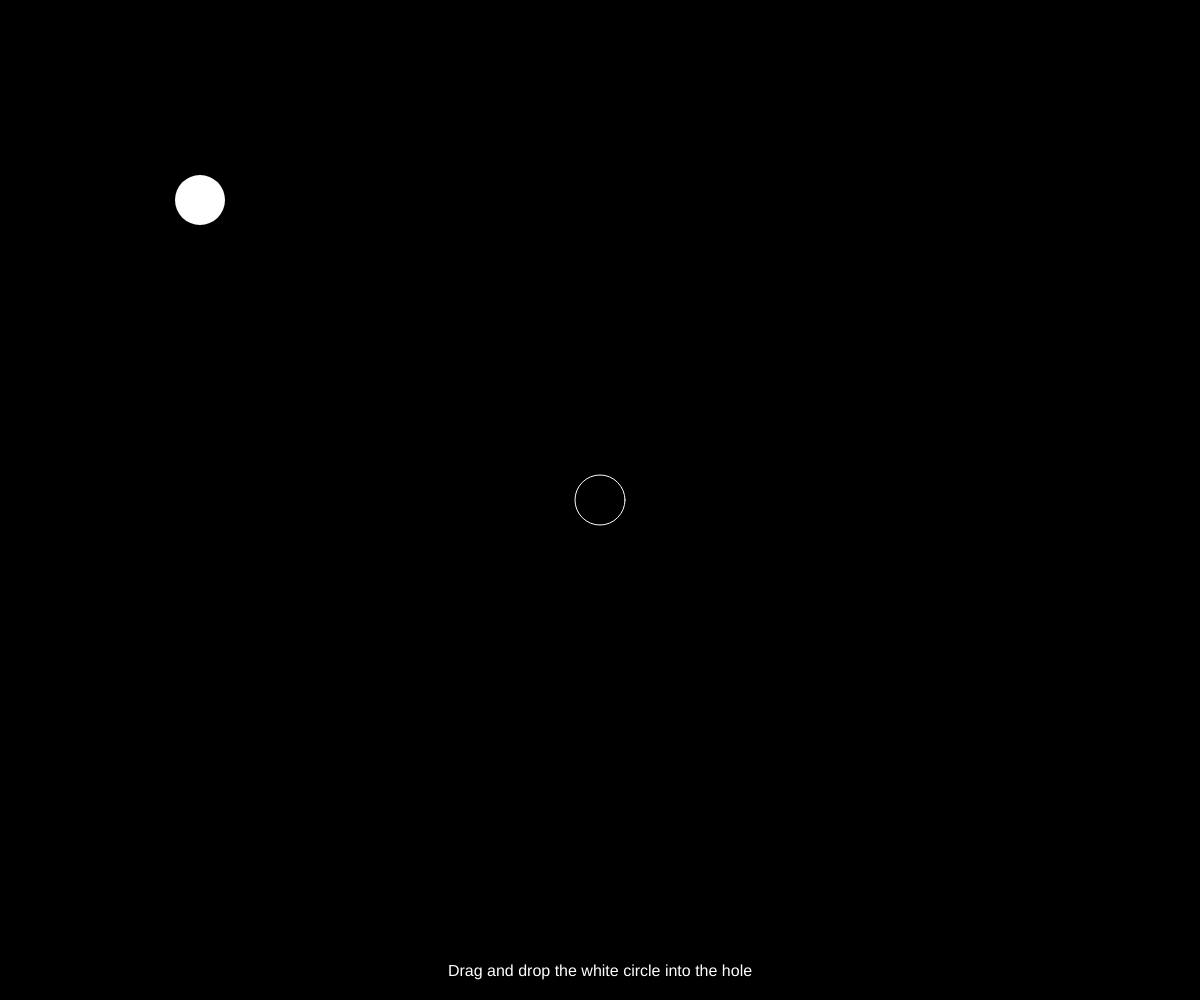
Frame 1 (no input)
Frame 60 (no input): identical to frame 1, image omitted
Frame 120 (the mouse pressed at the canvas centre since frame 60): identical to frame 1, image omitted

The p5.js sketch that drew this single still picture (run headless with seeded random() and noise() and a simulated clock; from frame 60 on, the mouse is pressed at the canvas centre):

// p5.js sketch
// ── sketch.js
// Define the main circle object
let circle = {
  x: 200,
  y: 200,
  diameter: 50,
  dragging: false,
  offsetX: 0,
  offsetY: 0,
  disappearing: false,
  jitter: false, // Add this property to control the jitter effect
};

// Define the target circle object
let targetCircle = {
  x: 300,
  y: 300,
  diameter: 50,
};

// This function is called once when the program starts
function setup() {
  // Create a canvas that fills the window
  createCanvas(windowWidth, windowHeight);

  // Position the target circle in the center of the canvas
  targetCircle.x = width / 2;
  targetCircle.y = height / 2;
}

// This function is called repeatedly to draw the scene
function draw() {
  // Clear the canvas with a black background
  background(0);

  // Set the text properties
  textSize(16);
  fill(255);
  noStroke();
  textAlign(CENTER, BOTTOM);

  // Display the instructions at the bottom of the canvas
  text("Drag and drop the white circle into the hole", width / 2, height - 20);

  // If the circle is being dragged, update its position
  if (circle.dragging) {
    updateCirclePosition();
  }

  // Draw the main circle and the target circle
  drawCircles();

  // Check if the main circle has reached the target
  checkCircleReachedTarget();

  // If the circle is disappearing, animate it
  if (circle.disappearing && !circle.dragging) {
    animateCircleDisappearing();
  }
}

// Update the position of the circle based on the mouse position
function updateCirclePosition() {
  let newX = mouseX + circle.offsetX;
  let newY = mouseY + circle.offsetY;

  // Ensure the circle stays within the bounds of the canvas
  circle.x = constrain(newX, circle.diameter / 2, width - circle.diameter / 2);
  circle.y = constrain(newY, circle.diameter / 2, height - circle.diameter / 2);
}

// Draw the main circle and the target circle
function drawCircles() {
  // Draw the main circle with a white fill
  fill(255);
  if (circle.jitter) {
    // Add a random offset to the circle's position to create a jitter effect
    let jitterX = random(-2, 2);
    let jitterY = random(-2, 2);
    ellipse(circle.x + jitterX, circle.y + jitterY, circle.diameter);
  } else {
    ellipse(circle.x, circle.y, circle.diameter);
  }

  // Draw the target circle with a white outline and no fill
  noFill();
  stroke(255);
  ellipse(targetCircle.x, targetCircle.y, targetCircle.diameter);

  // Reset the stroke for future drawing
  noStroke();
}

// Check if the main circle has reached the target
function checkCircleReachedTarget() {
  let distance = dist(circle.x, circle.y, targetCircle.x, targetCircle.y);
  let closeEnough = distance < circle.diameter / 2;

  // If the circle is close enough to the target, start the disappearing animation
  if (closeEnough) {
    circle.disappearing = true;
    circle.jitter = true; // Start the jitter effect
  } else {
    circle.jitter = false; // Stop the jitter effect
  }
}

// Animate the circle disappearing
function animateCircleDisappearing() {
  // Decrease the diameter of the circle
  circle.diameter -= 2;

  // If the circle has disappeared, reset it
  if (circle.diameter <= 0) {
    resetCircle();
  }
}

// Reset the circle to a new random position and stop the disappearing animation
function resetCircle() {
  circle.x = random(0, width);
  circle.y = random(0, height);
  circle.diameter = 50;
  circle.disappearing = false;
}

// This function is called when the mouse button is pressed
function mousePressed() {
  // Check if the mouse is inside the circle
  let distance = dist(mouseX, mouseY, circle.x, circle.y);
  let insideCircle = distance < circle.diameter / 2;

  // If the mouse is inside the circle, start dragging it
  if (insideCircle) {
    startDraggingCircle();
  }
}

// Start dragging the circle
function startDraggingCircle() {
  circle.dragging = true;

  // Keep track of the offset between the mouse and the circle's position
  circle.offsetX = circle.x - mouseX;
  circle.offsetY = circle.y - mouseY;
}

// This function is called when the mouse button is released
function mouseReleased() {
  // Stop dragging the circle
  circle.dragging = false;
  circle.jitter = false; // Stop the jitter effect
}

// This function is called when the window is resized
function windowResized() {
  // Resize the canvas to fill the window
  resizeCanvas(windowWidth, windowHeight);

  // Reposition the target circle in the center of the canvas
  targetCircle.x = width / 2;
  targetCircle.y = height / 2;
}

// ── dragHole.html
<!DOCTYPE html>
<html lang="en">
  <head>
    <meta charset="utf-8" />
    <meta name="viewport" content="width=device-width, initial-scale=1.0" />

    <title>MouthPad^ Training</title>

    <link rel="stylesheet" type="text/css" href="../common.css" />

    <script src="../libraries/p5.min.js"></script>
  </head>

  <body>
    <script src="sketch.js"></script>
    <script src="../navigation.js"></script>
  </body>
</html>
